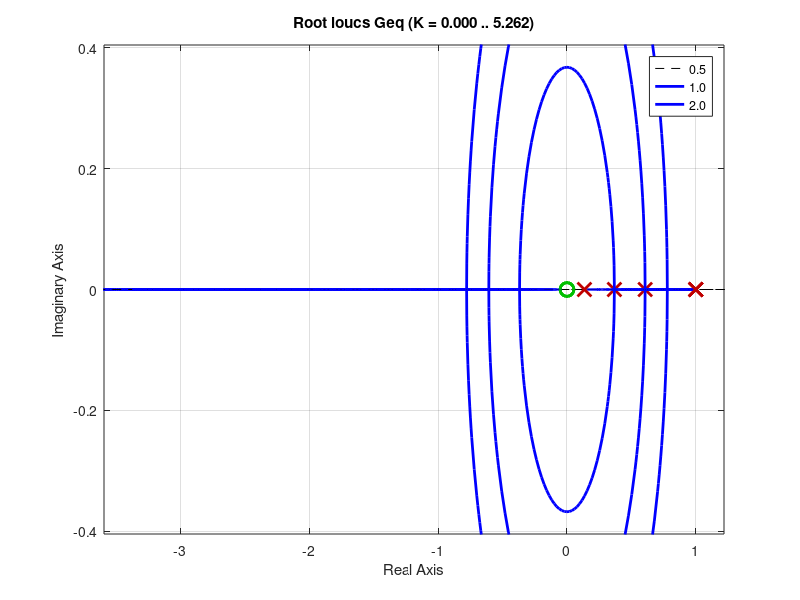

The MATLAB source for this figure:

for T = [0.5, 1.0, 2.0]
    z = tf('z', T);
    
    Gc = (z)/(z-1);
    Gp = (1-exp(-T))/(z-exp(-T));

    Geq = Gc*Gp;

    rlocus(Geq);
    
    hold on
end

legend('0.5', '1.0', '2.0');

